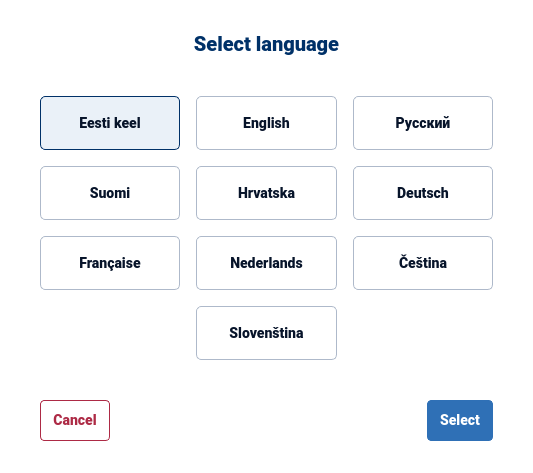
<?xml version="1.0" encoding="UTF-8"?>
<ui version="4.0">
 <class>LanguageSelect</class>
 <widget class="QDialog" name="LanguageSelect">
  <property name="geometry">
   <rect>
    <x>0</x>
    <y>0</y>
    <width>537</width>
    <height>456</height>
   </rect>
  </property>
  <property name="windowTitle">
   <string>Select language</string>
  </property>
  <property name="styleSheet">
   <string notr="true">#LanguageSelect {
background-color: white;
}
#label {
font-family: Roboto, Helvetica;
font-size: 20px;
font-weight: 700;
color: #003168;
}
QAbstractButton {
font-family: Roboto, Helvetica;
font-size: 14px;
font-weight: 700;
}
QToolButton {
color: #07142A;
border: 1px solid #AEB9CA;
border-radius: 5px;
padding: 16px;
}
QToolButton:checked {
border-color: #003168;
background-color: #EAF1F8
}
QPushButton {
color: #AD2A45;
border: 1px solid #AD2A45;
border-radius: 4px;
padding: 11px 12px;
}
QPushButton:hover {
background-color: #F5EBED;
}
QPushButton:pressed {
background-color: #E1C1C6;
}
QPushButton::default {
color: white;
border-color: #2F70B6;
background-color: #2F70B6;
}
QPushButton::default:hover {
border-color: #2B66A6;
background-color: #2B66A6;
}
QPushButton::default:pressed {
border-color: #215081;
background-color: #215081;
}</string>
  </property>
  <layout class="QGridLayout" name="LanguageSelectLayout">
   <property name="sizeConstraint">
    <enum>QLayout::SetFixedSize</enum>
   </property>
   <property name="leftMargin">
    <number>40</number>
   </property>
   <property name="topMargin">
    <number>32</number>
   </property>
   <property name="rightMargin">
    <number>40</number>
   </property>
   <property name="bottomMargin">
    <number>32</number>
   </property>
   <property name="horizontalSpacing">
    <number>0</number>
   </property>
   <property name="verticalSpacing">
    <number>40</number>
   </property>
   <item row="0" column="0" colspan="3">
    <widget class="QLabel" name="label">
     <property name="text">
      <string>Select language</string>
     </property>
     <property name="alignment">
      <set>Qt::AlignCenter</set>
     </property>
    </widget>
   </item>
   <item row="1" column="0" colspan="3">
    <layout class="QGridLayout" name="gridLayout">
     <property name="spacing">
      <number>16</number>
     </property>
     <item row="0" column="0">
      <widget class="QToolButton" name="et">
       <property name="sizePolicy">
        <sizepolicy hsizetype="Minimum" vsizetype="Fixed">
         <horstretch>0</horstretch>
         <verstretch>0</verstretch>
        </sizepolicy>
       </property>
       <property name="cursor">
        <cursorShape>PointingHandCursor</cursorShape>
       </property>
       <property name="text">
        <string notr="true">Eesti keel</string>
       </property>
       <property name="checkable">
        <bool>true</bool>
       </property>
       <property name="checked">
        <bool>true</bool>
       </property>
       <attribute name="buttonGroup">
        <string notr="true">langGroup</string>
       </attribute>
      </widget>
     </item>
     <item row="0" column="1">
      <widget class="QToolButton" name="en">
       <property name="sizePolicy">
        <sizepolicy hsizetype="Minimum" vsizetype="Fixed">
         <horstretch>0</horstretch>
         <verstretch>0</verstretch>
        </sizepolicy>
       </property>
       <property name="cursor">
        <cursorShape>PointingHandCursor</cursorShape>
       </property>
       <property name="text">
        <string notr="true">English</string>
       </property>
       <property name="checkable">
        <bool>true</bool>
       </property>
       <attribute name="buttonGroup">
        <string notr="true">langGroup</string>
       </attribute>
      </widget>
     </item>
     <item row="0" column="2">
      <widget class="QToolButton" name="ru">
       <property name="sizePolicy">
        <sizepolicy hsizetype="Minimum" vsizetype="Fixed">
         <horstretch>0</horstretch>
         <verstretch>0</verstretch>
        </sizepolicy>
       </property>
       <property name="cursor">
        <cursorShape>PointingHandCursor</cursorShape>
       </property>
       <property name="text">
        <string notr="true">Русский</string>
       </property>
       <property name="checkable">
        <bool>true</bool>
       </property>
       <attribute name="buttonGroup">
        <string notr="true">langGroup</string>
       </attribute>
      </widget>
     </item>
     <item row="1" column="0">
      <widget class="QToolButton" name="fi">
       <property name="sizePolicy">
        <sizepolicy hsizetype="Minimum" vsizetype="Fixed">
         <horstretch>0</horstretch>
         <verstretch>0</verstretch>
        </sizepolicy>
       </property>
       <property name="cursor">
        <cursorShape>PointingHandCursor</cursorShape>
       </property>
       <property name="text">
        <string notr="true">Suomi</string>
       </property>
       <property name="checkable">
        <bool>true</bool>
       </property>
       <attribute name="buttonGroup">
        <string notr="true">langGroup</string>
       </attribute>
      </widget>
     </item>
     <item row="1" column="1">
      <widget class="QToolButton" name="hr">
       <property name="sizePolicy">
        <sizepolicy hsizetype="Minimum" vsizetype="Fixed">
         <horstretch>0</horstretch>
         <verstretch>0</verstretch>
        </sizepolicy>
       </property>
       <property name="cursor">
        <cursorShape>PointingHandCursor</cursorShape>
       </property>
       <property name="text">
        <string notr="true">Hrvatska</string>
       </property>
       <property name="checkable">
        <bool>true</bool>
       </property>
       <attribute name="buttonGroup">
        <string notr="true">langGroup</string>
       </attribute>
      </widget>
     </item>
     <item row="1" column="2">
      <widget class="QToolButton" name="de">
       <property name="sizePolicy">
        <sizepolicy hsizetype="Minimum" vsizetype="Fixed">
         <horstretch>0</horstretch>
         <verstretch>0</verstretch>
        </sizepolicy>
       </property>
       <property name="cursor">
        <cursorShape>PointingHandCursor</cursorShape>
       </property>
       <property name="text">
        <string notr="true">Deutsch</string>
       </property>
       <property name="checkable">
        <bool>true</bool>
       </property>
       <attribute name="buttonGroup">
        <string notr="true">langGroup</string>
       </attribute>
      </widget>
     </item>
     <item row="2" column="0">
      <widget class="QToolButton" name="fr">
       <property name="sizePolicy">
        <sizepolicy hsizetype="Minimum" vsizetype="Fixed">
         <horstretch>0</horstretch>
         <verstretch>0</verstretch>
        </sizepolicy>
       </property>
       <property name="cursor">
        <cursorShape>PointingHandCursor</cursorShape>
       </property>
       <property name="text">
        <string notr="true">Française</string>
       </property>
       <property name="checkable">
        <bool>true</bool>
       </property>
       <attribute name="buttonGroup">
        <string notr="true">langGroup</string>
       </attribute>
      </widget>
     </item>
     <item row="2" column="1">
      <widget class="QToolButton" name="nl">
       <property name="sizePolicy">
        <sizepolicy hsizetype="Minimum" vsizetype="Fixed">
         <horstretch>0</horstretch>
         <verstretch>0</verstretch>
        </sizepolicy>
       </property>
       <property name="cursor">
        <cursorShape>PointingHandCursor</cursorShape>
       </property>
       <property name="text">
        <string notr="true">Nederlands</string>
       </property>
       <property name="checkable">
        <bool>true</bool>
       </property>
       <attribute name="buttonGroup">
        <string notr="true">langGroup</string>
       </attribute>
      </widget>
     </item>
     <item row="2" column="2">
      <widget class="QToolButton" name="cs">
       <property name="sizePolicy">
        <sizepolicy hsizetype="Minimum" vsizetype="Fixed">
         <horstretch>0</horstretch>
         <verstretch>0</verstretch>
        </sizepolicy>
       </property>
       <property name="cursor">
        <cursorShape>PointingHandCursor</cursorShape>
       </property>
       <property name="text">
        <string notr="true">Čeština</string>
       </property>
       <property name="checkable">
        <bool>true</bool>
       </property>
       <attribute name="buttonGroup">
        <string notr="true">langGroup</string>
       </attribute>
      </widget>
     </item>
     <item row="3" column="1">
      <widget class="QToolButton" name="sk">
       <property name="sizePolicy">
        <sizepolicy hsizetype="Minimum" vsizetype="Fixed">
         <horstretch>0</horstretch>
         <verstretch>0</verstretch>
        </sizepolicy>
       </property>
       <property name="cursor">
        <cursorShape>PointingHandCursor</cursorShape>
       </property>
       <property name="text">
        <string notr="true">Slovenština</string>
       </property>
       <property name="checkable">
        <bool>true</bool>
       </property>
       <attribute name="buttonGroup">
        <string notr="true">langGroup</string>
       </attribute>
      </widget>
     </item>
    </layout>
   </item>
   <item row="2" column="0">
    <widget class="QPushButton" name="cancel">
     <property name="cursor">
      <cursorShape>PointingHandCursor</cursorShape>
     </property>
     <property name="text">
      <string>Cancel</string>
     </property>
     <property name="autoDefault">
      <bool>false</bool>
     </property>
    </widget>
   </item>
   <item row="2" column="1">
    <spacer name="horizontalSpacer">
     <property name="orientation">
      <enum>Qt::Horizontal</enum>
     </property>
     <property name="sizeHint" stdset="0">
      <size>
       <width>317</width>
       <height>20</height>
      </size>
     </property>
    </spacer>
   </item>
   <item row="2" column="2">
    <widget class="QPushButton" name="select">
     <property name="cursor">
      <cursorShape>PointingHandCursor</cursorShape>
     </property>
     <property name="text">
      <string>Select</string>
     </property>
     <property name="default">
      <bool>true</bool>
     </property>
    </widget>
   </item>
  </layout>
 </widget>
 <resources/>
 <connections/>
 <buttongroups>
  <buttongroup name="langGroup"/>
 </buttongroups>
</ui>
